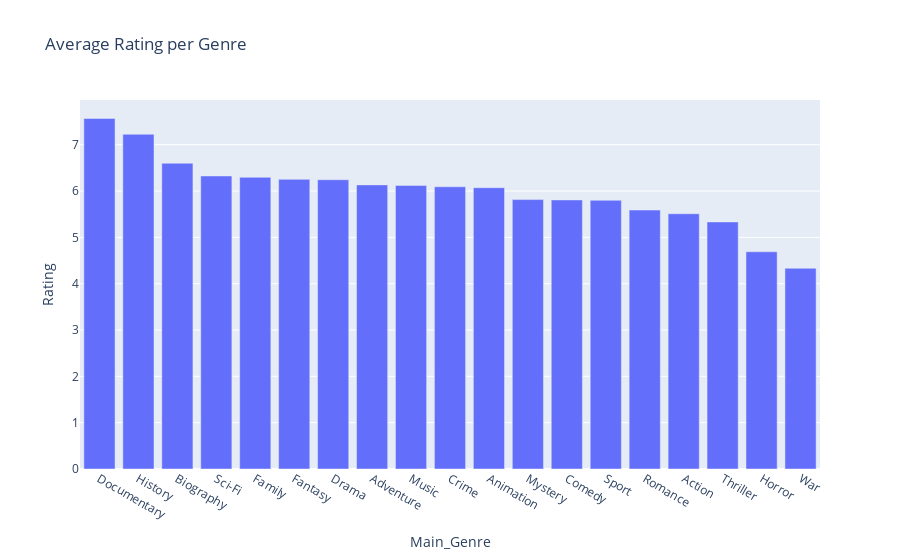

Write notebook code for a chart like this one.
### Code cell
iplot(px.bar(rating_by_genre, x='Main_Genre', y='Rating', title='Average Rating per Genre'))

### Figure 1 — Plotly figure (JSON) as saved in the notebook; plotly's stock layout.template omitted (floating-point values rounded to 4 significant figures)
{"data": [{"alignmentgroup": "True", "hovertemplate": "Main_Genre=%{x}<br>Rating=%{y}<extra></extra>", "legendgroup": "", "marker": {"color": "#636efa", "pattern": {"shape": ""}}, "name": "", "offsetgroup": "", "orientation": "v", "showlegend": false, "textposition": "auto", "type": "bar", "x": ["Documentary", "History", "Biography", "Sci-Fi", "Family", "Fantasy", "Drama", "Adventure", "Music", "Crime", "Animation", "Mystery", "Comedy", "Sport", "Romance", "Action", "Thriller", "Horror", "War"], "xaxis": "x", "y": [7.567, 7.225, 6.599, 6.325, 6.296, 6.252, 6.244, 6.133, 6.121, 6.092, 6.072, 5.816, 5.808, 5.8, 5.59, 5.509, 5.333, 4.689, 4.333], "yaxis": "y"}], "layout": {"barmode": "relative", "legend": {"tracegroupgap": 0}, "title": {"text": "Average Rating per Genre"}, "xaxis": {"anchor": "y", "domain": [0, 1], "title": {"text": "Main_Genre"}}, "yaxis": {"anchor": "x", "domain": [0, 1], "title": {"text": "Rating"}}}}
